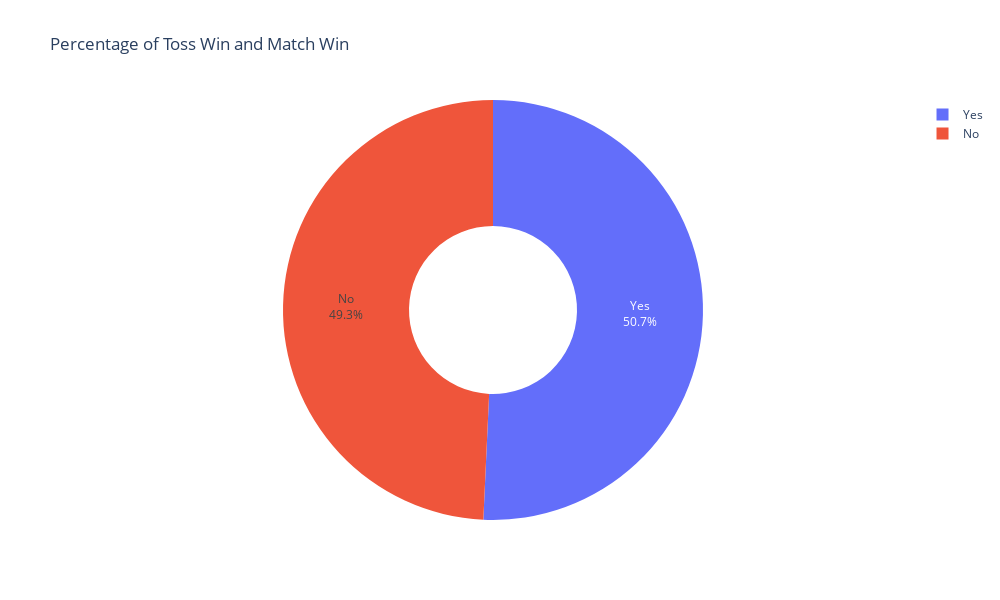

The cell this chart's notebook holds for it:
### Markdown cell above
8. Does wininng the toss implies wininng the game ?

### Code cell
## Data 

matches['toss_win_and_match_win'] = np.where(matches['toss_winner'] == matches['winner'], 'Yes', 'No')
toss_win_and_match_win = matches['toss_win_and_match_win'].value_counts().reset_index()
toss_win_and_match_win.columns = ['Category','Count']

## Plot

fig = px.pie(toss_win_and_match_win,
             width = 1000,
             height = 600,
            names  = 'Category',
             values = 'Count',
            title = 'Percentage of Toss Win and Match Win',
            hole =0.4)

## Format text a

fig.update_traces(textinfo = 'label + percent')

fig.show()

### Figure 1 — Plotly figure (JSON) as saved in the notebook; plotly's stock layout.template omitted (floating-point values rounded to 4 significant figures)
{"data": [{"domain": {"x": [0, 1], "y": [0, 1]}, "hole": 0.4, "hovertemplate": "Category=%{label}<br>Count=%{value}<extra></extra>", "labels": ["Yes", "No"], "legendgroup": "", "name": "", "showlegend": true, "textinfo": "label+percent", "type": "pie", "values": [554, 538]}], "layout": {"height": 600, "legend": {"tracegroupgap": 0}, "title": {"text": "Percentage of Toss Win and Match Win"}, "width": 1000}}
